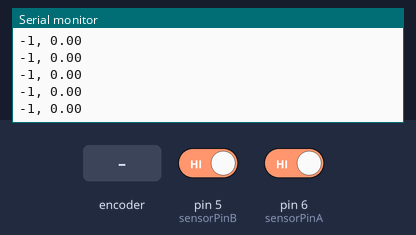
A sketch run on a simulated Arduino Uno, built with avr-gcc and run on an emulated ATmega328P. Shown: the last lines printed to the serial monitor. The test bench sets the inputs (shaded band); at power-on: pin 5 (sensorPinB) HIGH, pin 6 (sensorPinA) HIGH.

Above: at 1.2 s.
1.3 s: rotary encoder on pin 6 (sensorPinA) / pin 5 (sensorPinB) turned 1 step (first pin leading)
At 2.4 s:
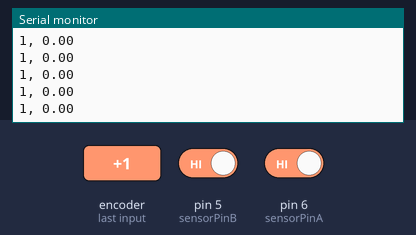
3.0 s: rotary encoder on pin 6 (sensorPinA) / pin 5 (sensorPinB) turned 1 step (first pin leading)
At 4.1 s:
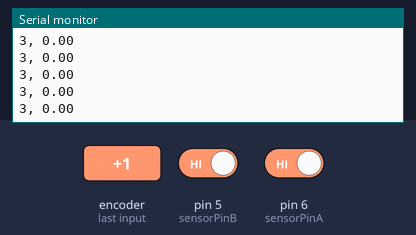
6.2 s: rotary encoder on pin 6 (sensorPinA) / pin 5 (sensorPinB) turned 1 step (first pin leading)
At 7.0 s:
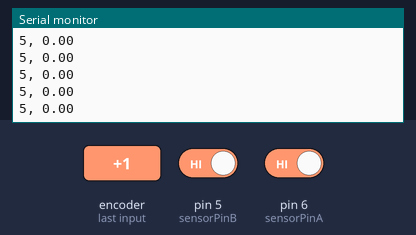
9.4 s: rotary encoder on pin 6 (sensorPinA) / pin 5 (sensorPinB) turned 1 step (first pin leading)
At 10.5 s:
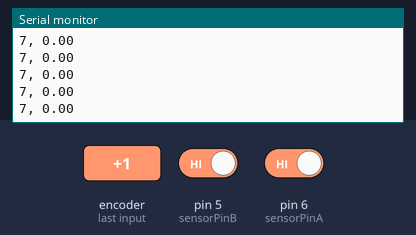
12.6 s: rotary encoder on pin 6 (sensorPinA) / pin 5 (sensorPinB) turned 1 step (first pin leading)
At 13.1 s:
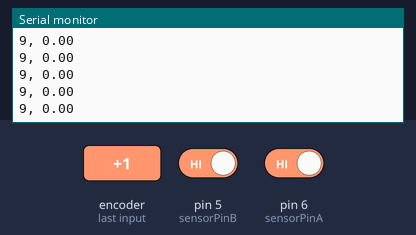
Timing chart, 0 to 15.6 s (numbered marks = the images above; inputs shaded):
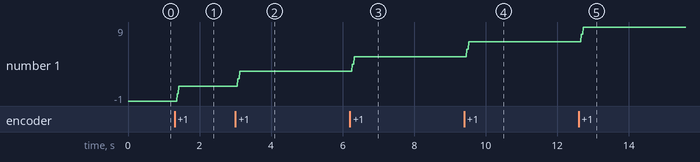

Measured:
- after the input at 1.3 s, the serial monitor: prints a new line after 0.07 s (image 1)
- after the input at 3.0 s, the serial monitor: prints a new line after 0.07 s (image 2)
- after the input at 6.2 s, the serial monitor: prints a new line after 0.07 s (image 3)
- after the input at 9.4 s, the serial monitor: prints a new line after 0.07 s (image 4)
- after the input at 12.6 s, the serial monitor: prints a new line after 0.07 s (image 5)
- plotted number 1: -1 → 1 after the input at 1.3 s, 1 → 3 after the input at 3.0 s, 3 → 5 after the input at 6.2 s, 5 → 7 after the input at 9.4 s, 7 → 9 after the input at 12.6 s

The sketch:

Quadrature_Encoder.ino
```cpp
// (licence header left out)
const int sensorPinA = 6; // Define input pins for sensor (LDR, Break beam, Hall effect...). Lower track.
const int sensorPinB = 5; //Upper track.
const int stepsPerRotA = 16;   //Total number of broken-unbroken changes in one rotation.
int currentStateA = 0;  //Define current state of track A. 1-Unbroken, 0-Broken.
int currentStateB = 0; //Define current state of track B. 1-Unbroken, 0-Broken.
int lastStateA = 0;   //Define last state of track A.
int stepsA = 0;  //Number of steps counted on track A.
float rotations = 0; //Count of the number of rotations.


void setup() {
  // put your setup code here, to run once:

Serial.begin(9600);   // Start communication to the serial port

//Set the digital pins as inputs
pinMode(sensorPinA, INPUT);
pinMode(sensorPinB, INPUT);

//Set the internal pull-up resistor to high. If you are using a pull-up resistor in circuit this isn't needed.
digitalWrite(sensorPinA, HIGH);
digitalWrite(sensorPinB, HIGH);
}

void loop() {
  // put your main code here, to run repeatedly:

  //Set the current state to the current value read from the digital pin
currentStateA = digitalRead(sensorPinA);
currentStateB = digitalRead(sensorPinB);

  /*
  The If statements look for the direction of rotations and increment the step count +1
  for clockwise and -1 counterclockwise. The first line compares the current state of the
  A track to the last read state of the A track. This means the encoder has moved to the
  next step. To determine direciton, the state of the B track is compared to either 0 or 1.
  Track A unbroken --> broken and Track B broken means it is rotating counterclockwise.
  Track A unbroken --> broken and Track B unbroken means it is rotating clockwise.
  Track A broken --> unbroken and Track B unbroken means it is rotating counterclockwise.
  Track A broken --> unbroken and Track B broken means it is rotating clockwise.
  */

if((currentStateA == 0) && (lastStateA == 1)) {
  if(currentStateB == 0){
    stepsA = stepsA - 1;
    Serial.println("CWW");
    }
    else{
      stepsA = stepsA + 1;
      Serial.println("CW");
    }
}

if((currentStateA == 1) && (lastStateA == 0)) {
  if(currentStateB == 1){
    stepsA = stepsA - 1;
    Serial.println("CCW");
    }
    else{
      stepsA = stepsA + 1;
      Serial.println("CW");
    }
}


lastStateA = currentStateA;  //This sets the last state equal to the current state.
rotations = stepsA / stepsPerRotA;  //The number of counted steps is divided by the number of steps in a rotation. This number can be positive (CW) or negative (CCW).

//Printing out steps and rotations. Current directions was printed out in the if statements.
Serial.print(stepsA);
Serial.print(", ");
Serial.println(rotations);

}
```
